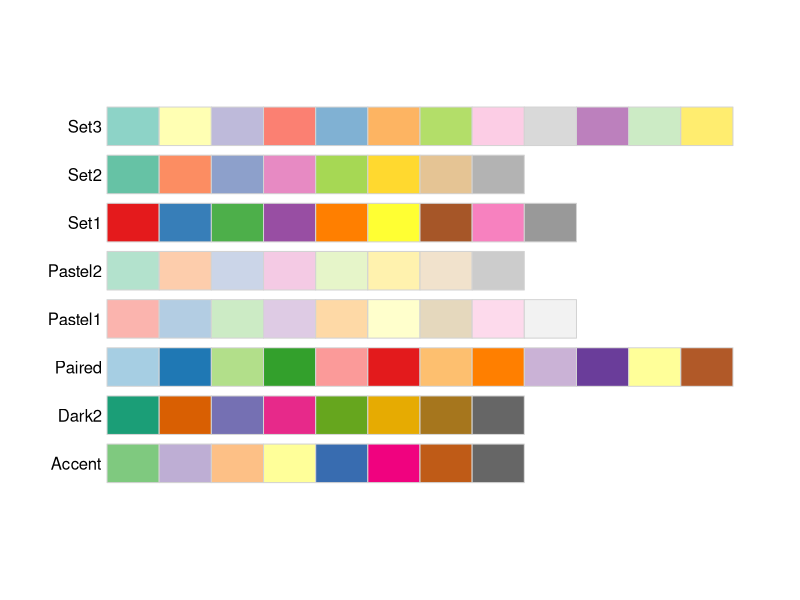
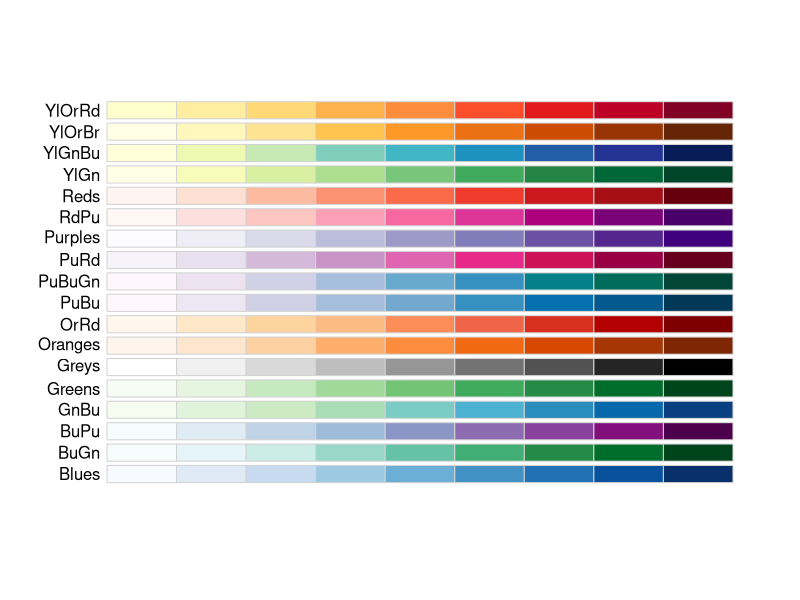
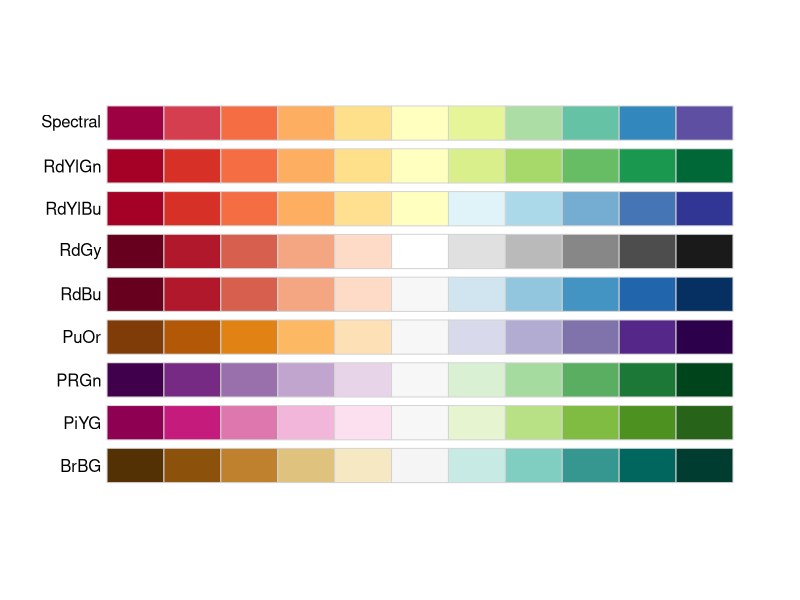
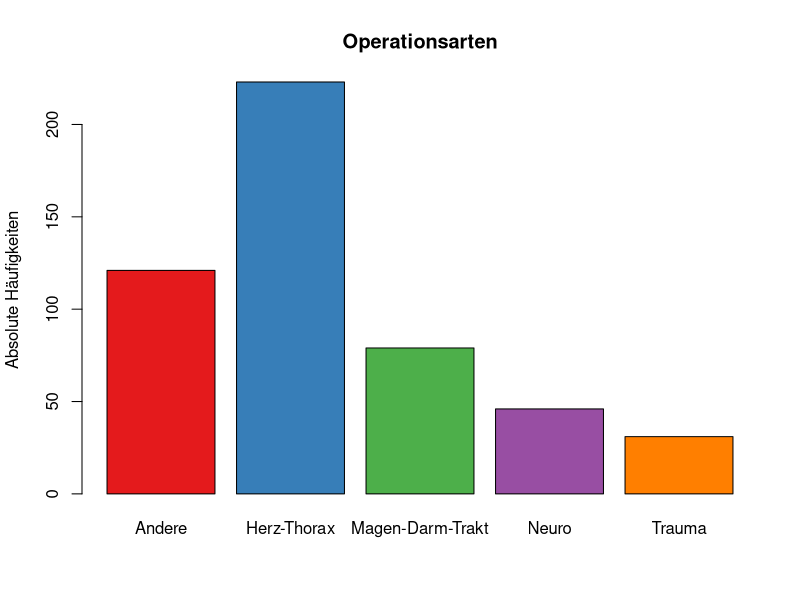
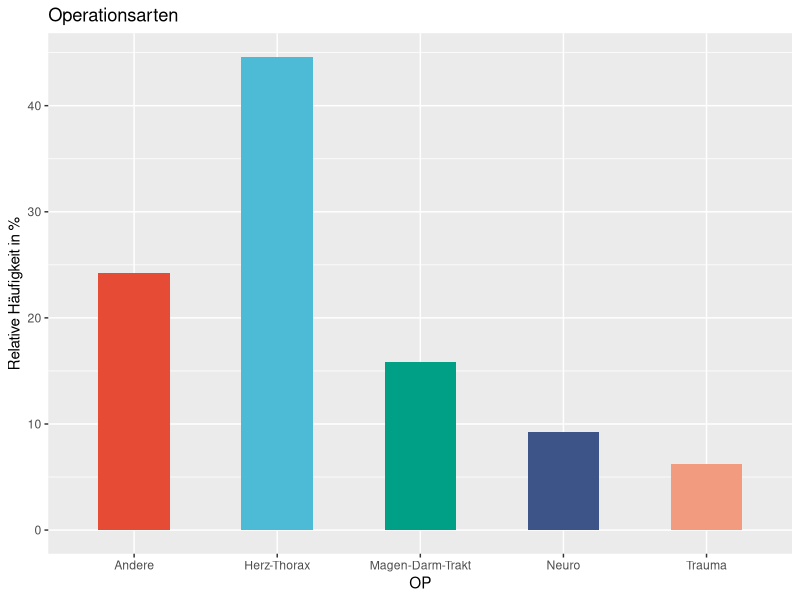
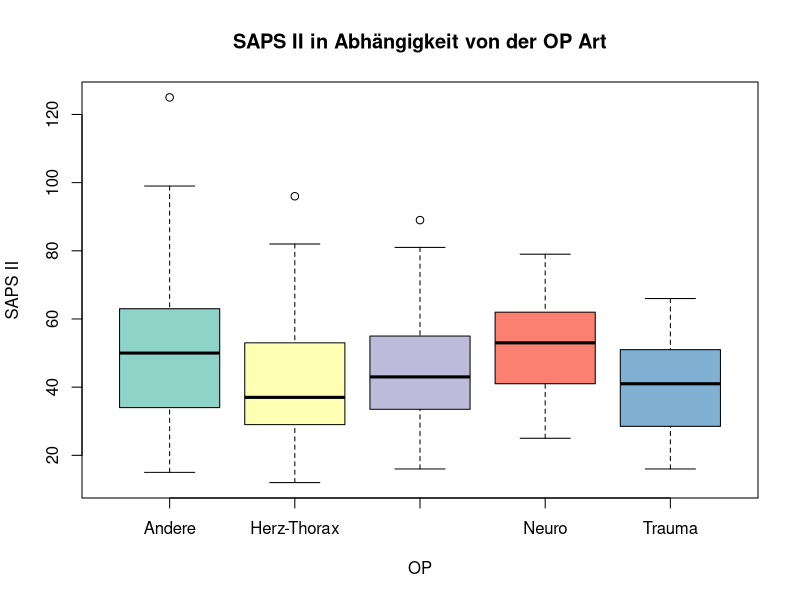
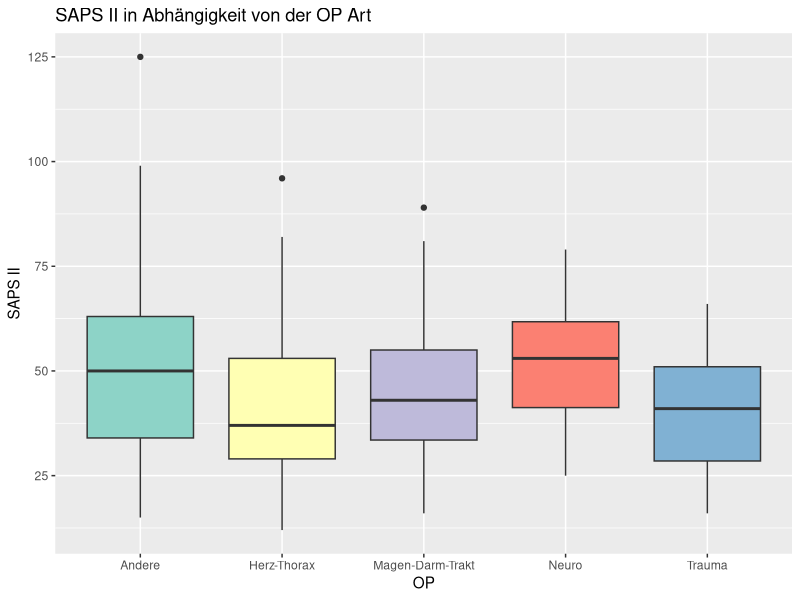
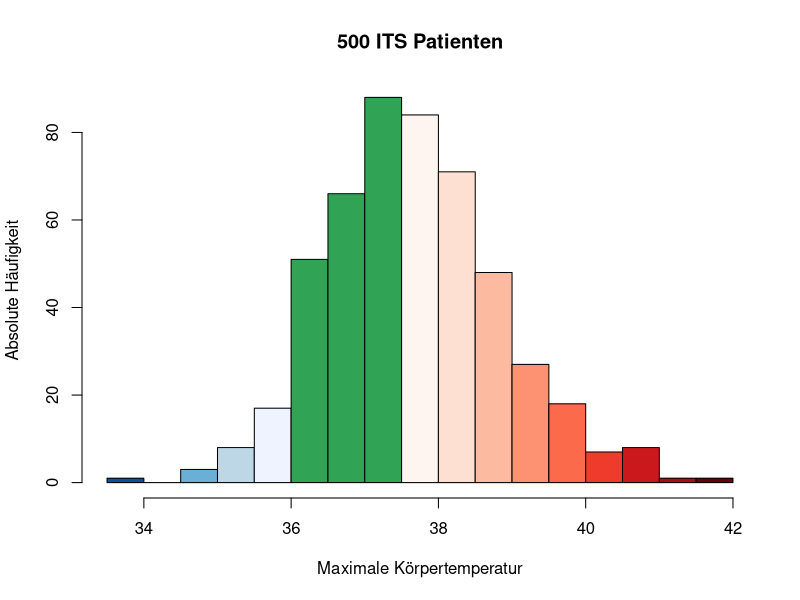

Recreate these plots in R, in order.
## ---- chunk 1
library(ggplot2)
library(RColorBrewer)
library(ggsci)
## ---- chunk 2
display.brewer.all(type = "qual")
## ---- chunk 3
display.brewer.all(type = "seq")
## ---- chunk 4
display.brewer.all(type = "div")
## ---- chunk 5
## n = 5 Farben der Palette mit Namen Set1
farben <- brewer.pal(n = 5, name = "Set1")
farben
## ---- chunk 6
rgb(red = 228, green = 26, blue = 28, maxColorValue = 255)
## ---- chunk 7
str(colors())
col2rgb("royalblue")
## ---- chunk 8
ITSDaten <- read.csv2(file = "ITSDaten.csv", fileEncoding = "utf8",
                      stringsAsFactors = TRUE)
barplot(table(ITSDaten$OP), main = "Operationsarten",
        ylab = "Absolute Häufigkeiten", col = farben)
## ---- chunk 9
## Anlegen der Daten
ggplot(ITSDaten, aes(x=OP)) +
  ## Hinzufügen der Balken für die relativen Häufigkeiten
  geom_bar(aes(y = 100*(..count..)/sum(..count..)), width = 0.5, 
  ## Füllen der Balken
           fill = pal_npg()(5)) +
  ## Titel und Beschriftung der y-Achse
  ggtitle("Operationsarten") + ylab("Relative Häufigkeit in %")
## ---- chunk 10
pal_npg()
## ---- chunk 11
pal_npg()(5)
## ---- chunk 12
farben2 <- brewer.pal(n = 2, name = "Set1")
farben2
## ---- chunk 13
farben2 <- brewer.pal(n = 3, name = "Set1")[1:2]
farben2
## ---- chunk 14
farben11 <- brewer.pal(n = 11, name = "RdYlBu")
farben11
## ---- chunk 15
farben32 <- colorRampPalette(farben11)(32)
farben32
## ---- chunk 16
farben <- brewer.pal(n = 5, name = "Set3")
boxplot(SAPS.II ~ OP, data = ITSDaten, ylab = "SAPS II",
        main = "SAPS II in Abhängigkeit von der OP Art", col = farben)
## ---- chunk 17
## Anlegen der Daten
ggplot(ITSDaten, aes(x = OP, y = SAPS.II)) +
  ## Box-und-Whisker Plot mit den vorgegeben Farben
  geom_boxplot(fill = farben) +
  ## Beschriftung
  ylab("SAPS II") + ggtitle("SAPS II in Abhängigkeit von der OP Art")
## ---- chunk 18
farben1 <- rev(brewer.pal(5, "Blues"))
farben2 <- rep("#31A354", 3)
farben3 <- brewer.pal(9, "Reds")
hist(ITSDaten$Temperatur[-398], breaks = seq(from = 33.5, to = 42, by = 0.5),
     main = "500 ITS Patienten", ylab = "Absolute Häufigkeit",
     xlab = "Maximale Körpertemperatur", col = c(farben1, farben2, farben3))
## ---- chunk 19
ggplot(ITSDaten[-398,], aes(x=Temperatur)) +
  geom_histogram(binwidth = 0.5, fill = c(farben1, farben2, farben3))+
  ylab("Absolute Häufigkeit") + xlab("Maximale Körpertemperatur") +
  ggtitle("500 ITS Patienten")
## ---- chunk 20
## Anlegen eines leeren Vektors
farbenGeschlecht <- character(nrow(ITSDaten))
## Auffüllen mit Farben
farbenGeschlecht[ITSDaten$Geschlecht == "weiblich"] <- "#E41A1C"
farbenGeschlecht[ITSDaten$Geschlecht == "männlich"] <- "#377EB8"
## ---- chunk 21
plot(x = ITSDaten$Temperatur, y = ITSDaten$Herzfrequenz, pch = 19,
     xlab = "Maximal Körpertemperatur", ylab = "Maximale Herzfrequenz",
     main = "500 ITS Patienten",
     col = farbenGeschlecht, xlim = c(33,43))
legend(x = "topleft", legend = c("weiblich", "männlich"), pch = 19,
       col = c("#E41A1C", "#377EB8"))
## ---- chunk 22
ggplot(ITSDaten[-398,], aes(x=Temperatur, y=Herzfrequenz, colour=Geschlecht)) +
  ## shape = 19: etwas größerer Punkt
  ## alpha = 0.4: Stärke des Blendings
  geom_point(shape=19, alpha=0.4) +
  ## Werte für die Farbgebung
  scale_colour_manual(values = c("#377EB8", "#E41A1C")) +
  ## Beschriftung
  ggtitle("500 ITS Patienten") + xlab("Maximale Körpertemperatur") +
  ylab("Maximale Herzfrequenz")
